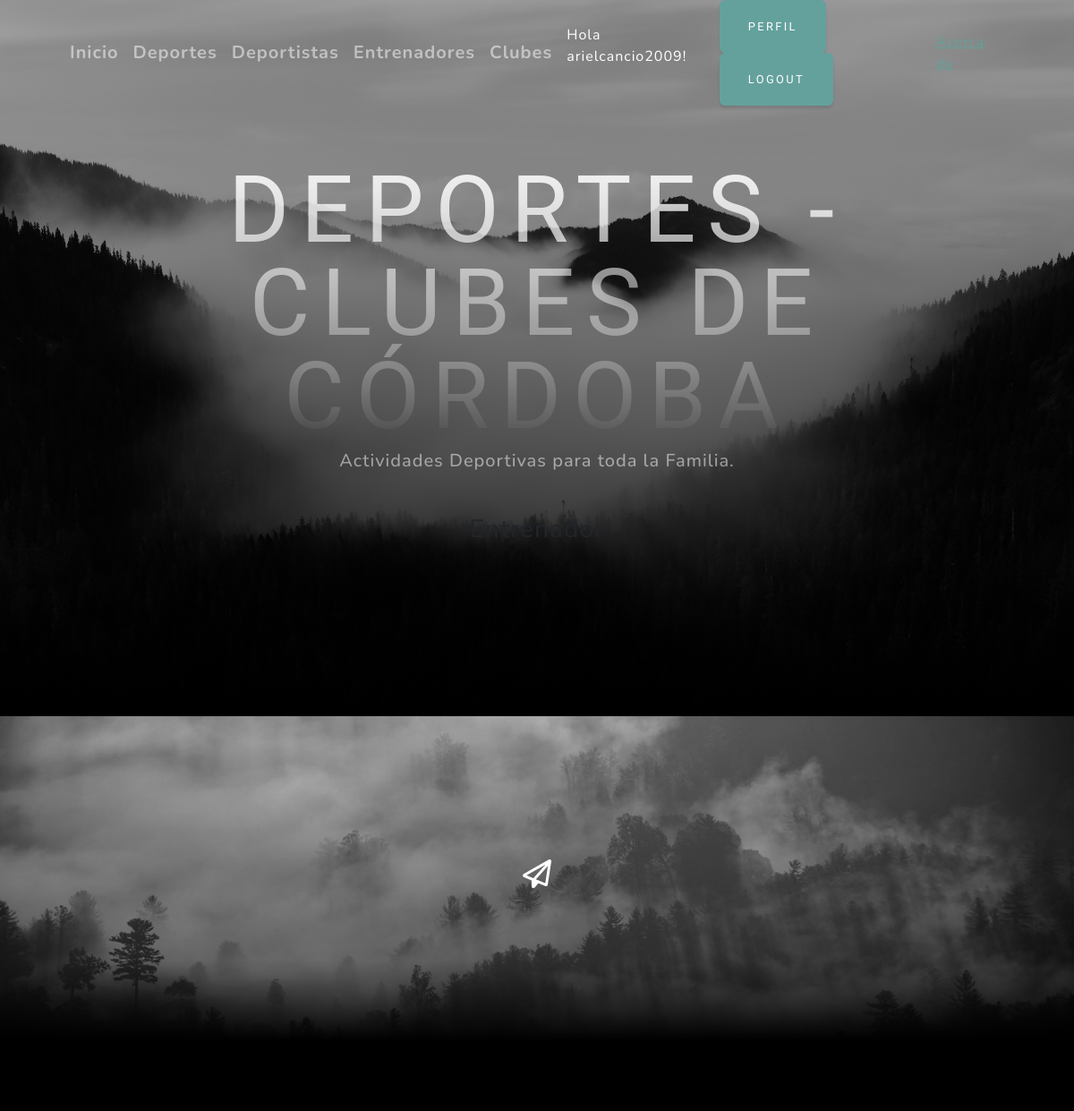
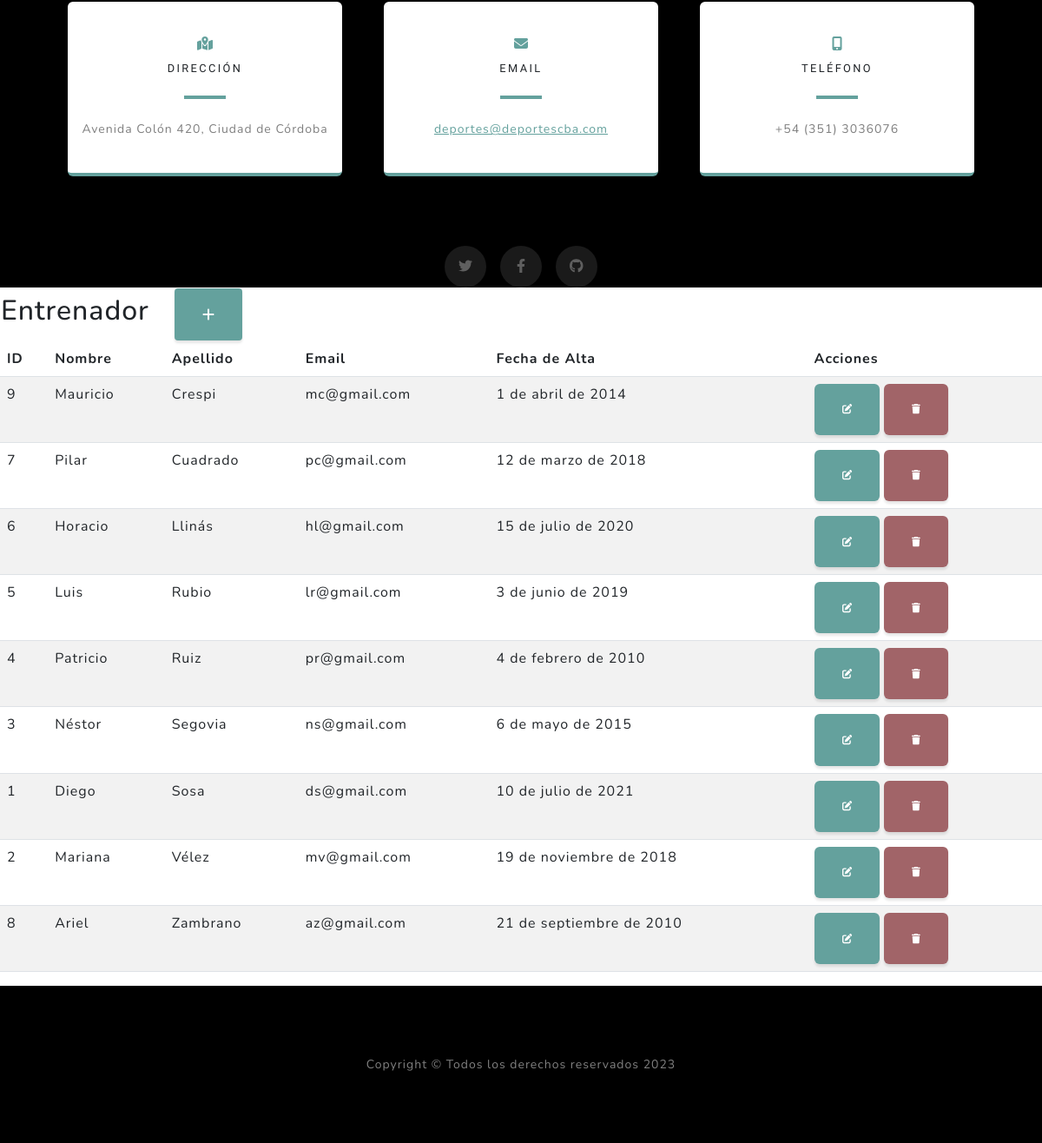
/entrenadores/ (signed in), run on the app's committed database (2 pictures, top to bottom).
### aplicacion/models.py (models this page shows, shortened)
class Entrenador(models.Model):
    nombre = models.CharField(max_length=50, blank=False)
    apellido = models.CharField(max_length=50, blank=False)
    email = models.EmailField(blank=False)
    fechaAlta = models.DateField(blank=False)
    class Meta:
        verbose_name = "Entrenador"
        verbose_name_plural = "Entrenadores"
        ordering = ['apellido']

### aplicacion/views.py (the view)
# urls.py: path('entrenadores/', EntrenadorList.as_view(), name="entrenadores" ),
class EntrenadorList(LoginRequiredMixin, ListView):
    model = Entrenador

### aplicacion/templates/aplicacion/entrenador_list.html
{% extends 'aplicacion/base.html' %}
{% load static %}
{% block titulo %}
    Entrenador
{% endblock titulo %}
{% block contenido %}
<table>
    <tr>
        <td width="200"><h2>Entrenador</h2></td>
        <td>
            <a
            href="{% url 'create_entrenador' %}"
            class="btn btn-primary btn-sm"
            ><i class="fa fa-plus fa-lg" title="New Record"> </i>
            </a>
        </td>
    </tr>
</table>
<table class="table table-striped">
    <thead>
        <tr>
            <th>ID</th>
            <th>Nombre</th>
            <th>Apellido</th>
            <th>Email</th>
            <th>Fecha de Alta</th>
            <th>Acciones</th>
        </tr>
    </thead>
    <tbody>
    {% for entrenador in entrenador_list %}
    <tr>
        <td>{{ entrenador.id }}</td>
        <td>{{ entrenador.nombre }}</td>
        <td>{{ entrenador.apellido }}</td>
        <td>{{ entrenador.email }}</td>
        <td>{{ entrenador.fechaAlta }}</td>
        <td>
            <a
              href="{% url 'update_entrenador' entrenador.id %}"
              class="btn btn-primary"
              style="--bs-btn-padding-y: .25rem; --bs-btn-padding-x: .5rem; --bs-btn-font-size: .75rem;"
              ><i class="fa fa-edit fa-sm" title="Edit Record"></i>
            </a>
            <a
              href="{% url 'delete_entrenador' entrenador.id %}"
              class="btn btn-danger"
              style="--bs-btn-padding-y: .25rem; --bs-btn-padding-x: .5rem; --bs-btn-font-size: .75rem;"
              ><i class="fa fa-trash fa-sm" title="Delete Record"></i>
            </a>
          </td>
    </tr>
    {% endfor %}
    </tbody>
</table>
{% endblock contenido %}

### aplicacion/templates/aplicacion/base.html (shortened to what this page needs)
<!DOCTYPE html>
<html lang="en">
    <head>
        {% load static %}
        <link href="{% static 'aplicacion/css/styles.css' %}" rel="stylesheet" />
        <link rel="stylesheet" href="https://cdnjs.cloudflare.com/ajax/libs/font-awesome/6.4.0/css/all.min.css">
    </head>
    <body id="page-top">
        <nav class="navbar navbar-expand-lg navbar-light fixed-top" id="mainNav">
            <div class="container px-4 px-lg-5">
                <a class="navbar-brand" href="#page-top">Inicio</a>
                {% if user.is_authenticated %}
                    <a class="navbar-brand" href="{% url 'deportes' %}">Deportes</a>
                    <a class="navbar-brand" href="{% url 'deportistas' %}">Deportistas</a>
                    <a class="navbar-brand" href="{% url 'entrenadores' %}">Entrenadores</a>
                    <a class="navbar-brand" href="{% url 'clubes' %}">Clubes</a>
                    <div class="collapse navbar-collapse" id="navbarResponsive">
                    <p style="color:white">Hola {{user.username}}!</p>
                    <div class="text-right">
                    <a class="btn btn-primary" href="{% url 'editar_perfil' %}">Perfil</a>
                    <a class="btn btn-primary" href="{% url 'logout' %}">Logout</a>
                    </div>
                    <a href="{% url 'acerca_de' %}">Acerca de</a>
                {% else %}
                    <a class="btn btn-success" href="{% url 'registro' %}">Registro</a>
                    <a class="btn btn-primary" href="{% url 'login' %}">Login</a>
                {% endif %}
            </div>
        </nav>
        <header class="masthead">
            <div class="container px-4 px-lg-5 d-flex h-100 align-items-center justify-content-center">
                <div class="d-flex justify-content-center">
                    <div class="text-center">
                        <h1 class="mx-auto my-0 text-uppercase">Deportes - Clubes de Córdoba</h1>
                        <h2 class="text-white-50 mx-auto mt-2 mb-5">Actividades Deportivas para toda la Familia.</h2>
                        <h3>
                        {% block titulo %}
                        {% endblock titulo %}
                        </h3>
                    </div>
                </div>
            </div>
        </header>
        <section class="signup-section" id="signup">
            <div class="container px-4 px-lg-5">
                <div class="row gx-4 gx-lg-5">
                    <div class="col-md-10 col-lg-8 mx-auto text-center">
                        <i class="far fa-paper-plane fa-2x mb-2 text-white"></i>
                    </div>
                </div>
            </div>
        </section>
        <section class="contact-section bg-black">
            <div class="container px-4 px-lg-5">
                <div class="row gx-4 gx-lg-5">
                    <div class="col-md-4 mb-3 mb-md-0">
                        <div class="card py-4 h-100">
                            <div class="card-body text-center">
                                <i class="fas fa-map-marked-alt text-primary mb-2"></i>
                                <h4 class="text-uppercase m-0">Dirección</h4>
                                <hr class="my-4 mx-auto" />
                                <div class="small text-black-50">Avenida Colón 420, Ciudad de Córdoba</div>
                            </div>
                        </div>
                    </div>
                    <div class="col-md-4 mb-3 mb-md-0">
                        <div class="card py-4 h-100">
                            <div class="card-body text-center">
                                <i class="fas fa-envelope text-primary mb-2"></i>
                                <h4 class="text-uppercase m-0">Email</h4>
                                <hr class="my-4 mx-auto" />
                                <div class="small text-black-50"><a href="#!">deportes@deportescba.com</a></div>
                            </div>
                        </div>
                    </div>
                    <div class="col-md-4 mb-3 mb-md-0">
                        <div class="card py-4 h-100">
                            <div class="card-body text-center">
                                <i class="fas fa-mobile-alt text-primary mb-2"></i>
                                <h4 class="text-uppercase m-0">Teléfono</h4>
                                <hr class="my-4 mx-auto" />
                                <div class="small text-black-50">+54 (351) 3036076</div>
                            </div>
                        </div>
                    </div>
                </div>
                <div class="social d-flex justify-content-center">
                    <a class="mx-2" href="#!"><i class="fab fa-twitter"></i></a>
                    <a class="mx-2" href="#!"><i class="fab fa-facebook-f"></i></a>
                    <a class="mx-2" href="#!"><i class="fab fa-github"></i></a>
                </div>
            </div>
        </section>
        {% block contenido %}
        {% endblock contenido %}
        <footer class="footer bg-black small text-center text-white-50"><div class="container px-4 px-lg-5">Copyright &copy; Todos los derechos reservados 2023</div></footer>
    </body>
</html>

### data on the page
Entrenador: id "9", nombre "Mauricio", apellido "Crespi", email "mc@gmail.com", fechaAlta "1 de abril de 2014"
Entrenador: id "7", nombre "Pilar", apellido "Cuadrado", email "pc@gmail.com", fechaAlta "12 de marzo de 2018"
Entrenador: id "6", nombre "Horacio", apellido "Llinás", email "hl@gmail.com", fechaAlta "15 de julio de 2020"
Entrenador: id "5", nombre "Luis", apellido "Rubio", email "lr@gmail.com", fechaAlta "3 de junio de 2019"
Entrenador: id "4", nombre "Patricio", apellido "Ruiz", email "pr@gmail.com", fechaAlta "4 de febrero de 2010"
Entrenador: id "3", nombre "Néstor", apellido "Segovia", email "ns@gmail.com", fechaAlta "6 de mayo de 2015"
Entrenador: id "1", nombre "Diego", apellido "Sosa", email "ds@gmail.com", fechaAlta "10 de julio de 2021"
Entrenador: id "2", nombre "Mariana", apellido "Vélez", email "mv@gmail.com", fechaAlta "19 de noviembre de 2018"
Entrenador: id "8", nombre "Ariel", apellido "Zambrano", email "az@gmail.com", fechaAlta "21 de septiembre de 2010"

### other printed values
{{ user.username }} "arielcancio2009"
